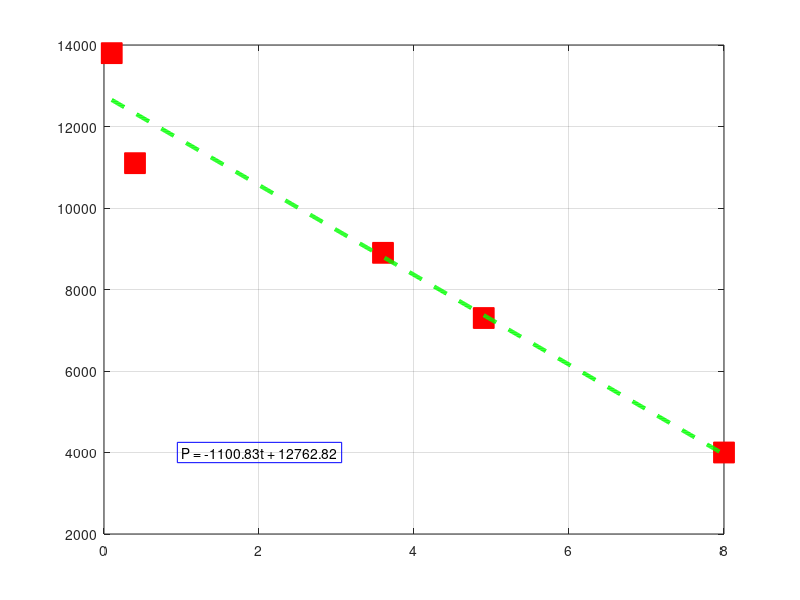

Reproduce this figure in MATLAB.
clc
clear
close all
t = [ 0.1, 0.4, 3.6, 4.9, 8.0 ]; %x-axis time (t)[min]
P = [13800, 11100, 8900, 7300, 4000]; %y-axis Pressure(P)[Pa]

figure('color', 'w')
plot(t,P,'red s', 'MarkerFaceColor', 'r','MarkerSize', 15)
grid on

%-----2nd part: Theoretical -----
%polyfit()-> 1st order polynomial: y=mx+b; N = 1 for all problems
c = polyfit(t,P,1);

m = c(1);
b = c(2);  %y = -1.1008e+03 x + 1.2763e+4
%x_pf = [1:20];  goes beyond the original data 
x_pf = [.1:.01:8];
y_pf = m *x_pf +b;

hold on
plot(x_pf,y_pf,'--g','LineWidth',3)

% one more step: put trendline on graph, P = -1.1008e+03 x + 1.2763e+4
TE = sprintf('P = %.02ft + %0.2f', m,b);

text(1,4000,TE,'EdgeColor','b')
